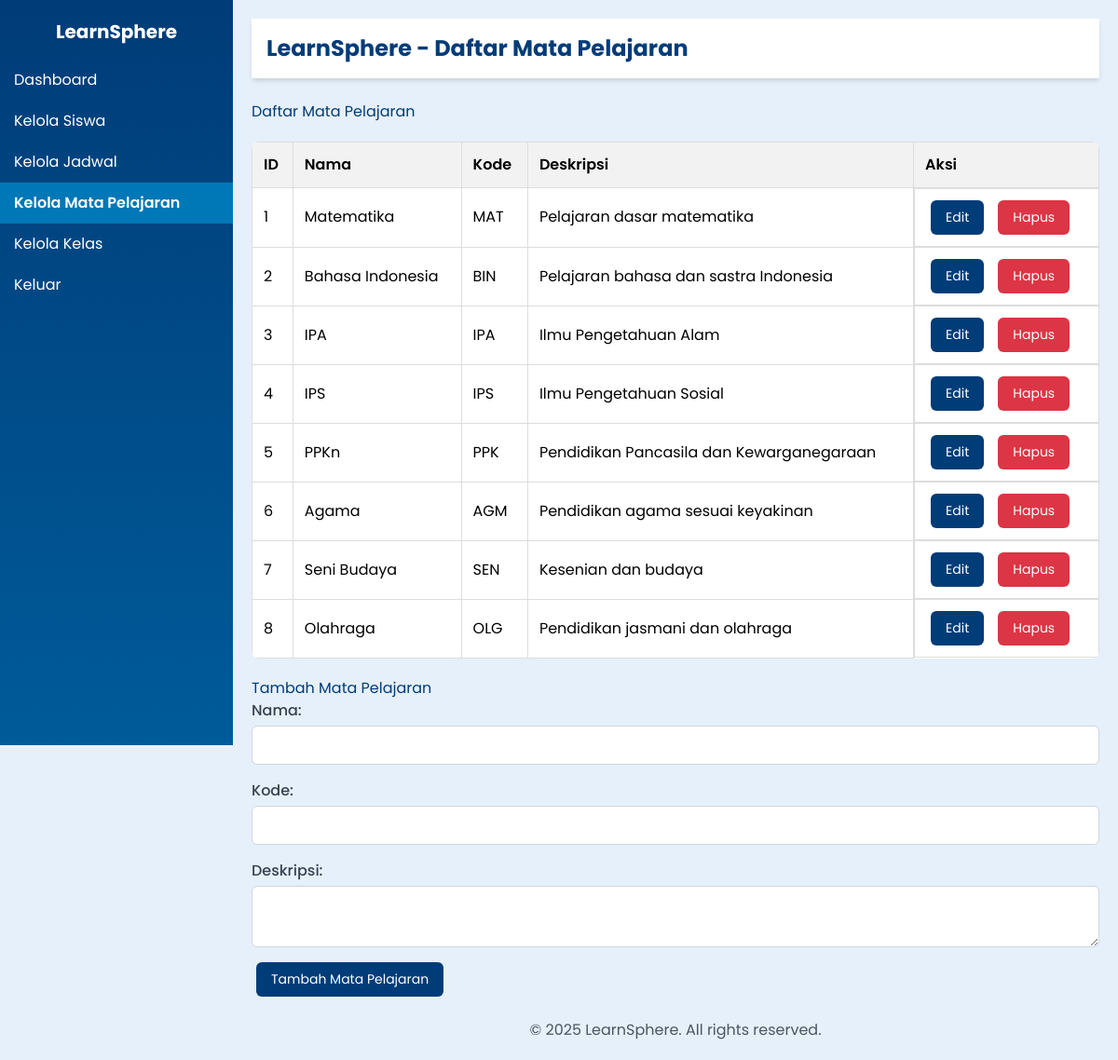
Page /dashboard/mata-pelajaran on the earlier database version.
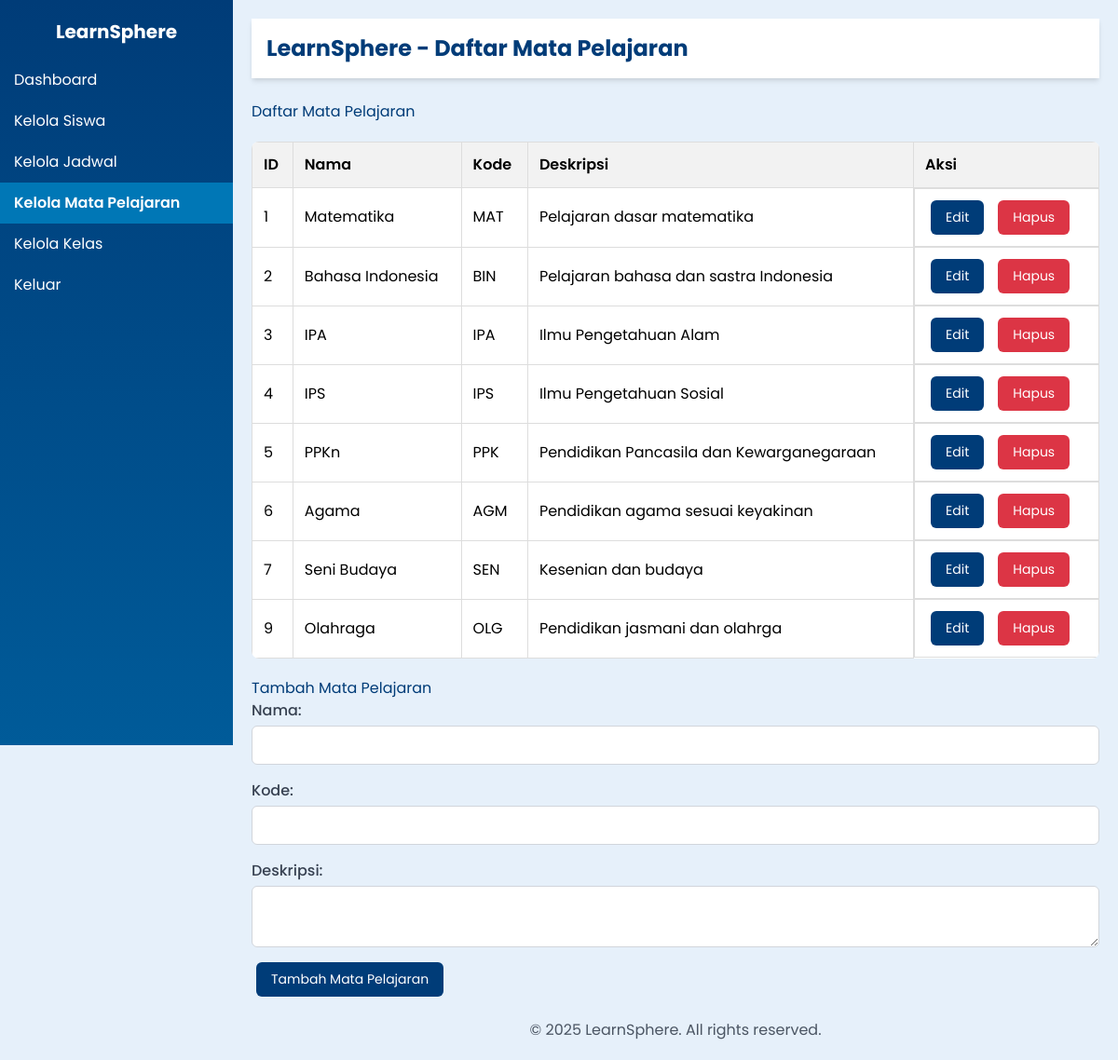
Same page on the later database version.
### tables this page shows
CREATE TABLE mata_pelajaran (
            mata_pelajaran_id INTEGER PRIMARY KEY AUTOINCREMENT,
            nama TEXT NOT NULL UNIQUE,
            kode TEXT UNIQUE,
            deskripsi TEXT
        );

### app/routes/web.py (the view)
@router.get("/dashboard/mata-pelajaran", response_class=HTMLResponse)
async def mata_pelajaran_page(
    request: Request,
    db: sqlite3.Connection = Depends(get_db_connection),
    templates: Jinja2Templates = Depends(get_templates)
):
    logger.info("Accessed mata pelajaran page")
    try:
        cursor = db.cursor()
        cursor.execute("SELECT * FROM mata_pelajaran")
        mata_pelajaran_list = cursor.fetchall()
        return templates.TemplateResponse(
            "mata_pelajaran.html",
            {
                "request": request,
                "mata_pelajaran_list": mata_pelajaran_list
            }
        )
    except Exception as e:
        logger.error(f"Error loading mata pelajaran page: {str(e)}")
        raise HTTPException(status_code=500, detail=f"Error loading mata pelajaran page: {str(e)}")

### templates/mata_pelajaran.html (shortened to what this page needs)
<!DOCTYPE html>
<html lang="id">
<head>
    <link href="https://cdn.jsdelivr.net/npm/tailwindcss@2.2.19/dist/tailwind.min.css" rel="stylesheet">
</head>
<body>
    {% include 'sidebar.html' %}
    <div class="content">
        <header class="bg-white shadow-md p-4 flex justify-between items-center mb-6">
            <h1 class="text-2xl font-bold">LearnSphere - Daftar Mata Pelajaran</h1>
        </header>
        <main>
            <h3>Daftar Mata Pelajaran</h3>
            <table>
                <thead>
                    <tr>
                        <th>ID</th>
                        <th>Nama</th>
                        <th>Kode</th>
                        <th>Deskripsi</th>
                        <th>Aksi</th>
                    </tr>
                </thead>
                <tbody>
                    {% for mp in mata_pelajaran_list %}
                    <tr>
                        <td>{{ mp.mata_pelajaran_id }}</td>
                        <td>{{ mp.nama }}</td>
                        <td>{{ mp.kode }}</td>
                        <td>{{ mp.deskripsi }}</td>
                        <td class="action-buttons">
                            <button onclick="showEditForm('{{ mp.mata_pelajaran_id }}', '{{ mp.nama }}', '{{ mp.kode }}', '{{ mp.deskripsi }}')" class="btn">Edit</button>
                            <form action="/dashboard/mata-pelajaran/delete/{{ mp.mata_pelajaran_id }}" method="post">
                                <button type="submit" class="btn btn-delete">Hapus</button>
                            </form>
                        </td>
                    </tr>
                    {% endfor %}
                </tbody>
            </table>
            <h3>Tambah Mata Pelajaran</h3>
            <form action="/dashboard/mata-pelajaran/add" method="post" class="grid grid-cols-1 gap-4">
                <div>
                    <label for="nama" class="block font-medium text-gray-700">Nama:</label>
                    <input type="text" id="nama" name="nama" required class="mt-1 block w-full px-3 py-2 border border-gray-300 rounded-md">
                </div>
                <div>
                    <label for="kode" class="block font-medium text-gray-700">Kode:</label>
                    <input type="text" id="kode" name="kode" class="mt-1 block w-full px-3 py-2 border border-gray-300 rounded-md">
                </div>
                <div>
                    <label for="deskripsi" class="block font-medium text-gray-700">Deskripsi:</label>
                    <textarea id="deskripsi" name="deskripsi" class="mt-1 block w-full px-3 py-2 border border-gray-300 rounded-md"></textarea>
                </div>
                <div>
                    <input type="submit" value="Tambah Mata Pelajaran" class="btn">
                </div>
            </form>
        </main>
        <footer class="text-center mt-6 text-gray-600">
            <p>© 2025 LearnSphere. All rights reserved.</p>
        </footer>
    </div>
</body>
</html>

Differences in the rows shown:
removed mata_pelajaran: mata_pelajaran_id "8", nama "Olahraga", kode "OLG", deskripsi "Pendidikan jasmani dan olahraga"
added mata_pelajaran: mata_pelajaran_id "9", nama "Olahraga", kode "OLG", deskripsi "Pendidikan jasmani dan olahrga"
